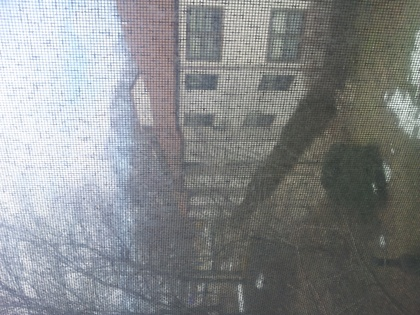
%> input picture IMG_20130228_124314.jpg, 420 x 315 px, shrunk from 3264 x 2448 before the run
$ octave --eval "result = test('IMG_20130228_124314.jpg');"   (GNU Octave 9; MATLAB toolbox functions it lacks are replaced by stand-ins)
%> lines starting %> are read from the running program, lines starting %| are printed output that depends on the picture
%> in test, Img is the input picture: size 315x420x3 uint8; mean R, G, B 134.3, 137, 138.2
### grayscale.m
%Author: Amod Mulay
%Notes: The commented part is the oriinal implementation using for loops
%however finally an inline implementation was used which gives a better performance
function gray = grayscale(Img);
Img_float = uint16(Img);
gray = uint16(zeros(size(Img_float,1),size(Img_float,2)));
% [11 lines of commented-out code are left out]

for i=1:size(Img_float,3)
    gray = gray + (Img_float(:,:,i));
end
%> this loop made 3 passes
%> pass 1, in grayscale, `gray = gray + (Img_float(:,:,i));`:
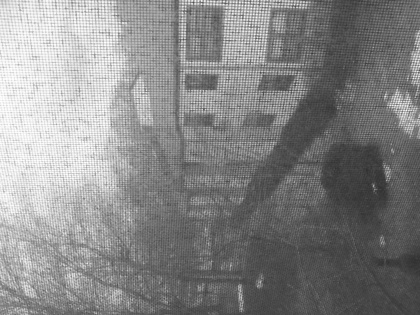
%> gray: size 315x420 uint16; min 48, max 255, mean 134.3
%> pass 2, in grayscale, `gray = gray + (Img_float(:,:,i));`:
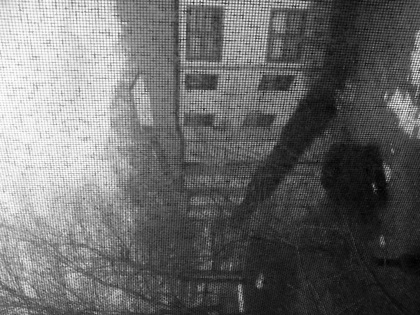
%> gray: size 315x420 uint16; min 100, max 510, mean 271.3; drawn with min black and max white
gray = gray/size(Img_float,3);

gray = uint8(gray);
%> gray: size 315x420 uint8

### dft2.m
function output_Mat = dft2(input_Mat)

M = size(input_Mat,1);
%> M = 10
N = size(input_Mat,2);
%> N = 10

output_Mat = zeros(size(input_Mat));
input_Mat = double(input_Mat);
KN = -2*sqrt(-1)*pi/N;
KM = -2*sqrt(-1)*pi/M;
%K = sqrt(1/(M*N));

for u=1:M
    for v=1:N
        output_Mat_temp = (zeros(size(input_Mat,1),1));
        for n=1:N
            theta = (KN*(v-1)*(n-1));
            output_Mat_temp =output_Mat_temp + input_Mat(:,n)*exp(theta);
        end
        for m=1:M
            theta = (KM*(u-1)*(m-1));
            output_Mat(u,v) =output_Mat(u,v) + output_Mat_temp(m)*exp(theta);
        end
    end
end

%output_Mat;
end

### idft2.m
function output_Mat = idft2(input_Mat)

M = size(input_Mat,1);
N = size(input_Mat,2);

output_Mat = zeros(size(input_Mat));
input_Mat = double(input_Mat);
KN = 2*sqrt(-1)*pi/N;
KM = 2*sqrt(-1)*pi/M;
K = (1/(M*N));
%> K = 0.01

for u=1:M
    for v=1:N
        output_Mat_temp = (zeros(size(input_Mat,1),1));
        for n=1:N
            theta = (KN*(v-1)*(n-1));
            output_Mat_temp = output_Mat_temp+input_Mat(:,n)*exp(theta);
        end
        for m=1:M
            theta = (KM*(u-1)*(m-1));
            output_Mat(u,v) = output_Mat(u,v)+output_Mat_temp(m)*exp(theta);
        end
    end
end

output_Mat = output_Mat*K;
end

### test.m
%pseudo function for testing code
function return_value = test(input_IMG);
Img = imread (input_IMG);
Img_gray = grayscale(Img);
input_Img = Img_gray;
return_value = 1;
radius=1;
input_Img = double(input_Img);

temp1 = input_Img(1:10,1:10);% fft(input_Img(1:10,1:10));
temp2 = idft2(dft2(input_Img(1:10,1:10)));
(temp1-temp2)./temp1 *100

$ run again, on IMG_20130228_124425.jpg
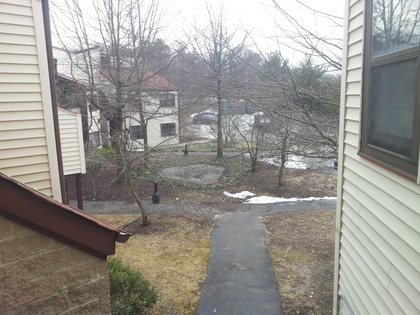
%> input picture IMG_20130228_124425.jpg, 420 x 315 px, shrunk from 3264 x 2448 before the run
%> in test, Img is the input picture: size 315x420x3 uint8; mean R, G, B 152, 149.5, 144
%> the loop in grayscale, `for i=1:size(Img_float,3)` made 3 passes
%> pass 1, in grayscale, `gray = gray + (Img_float(:,:,i));`:
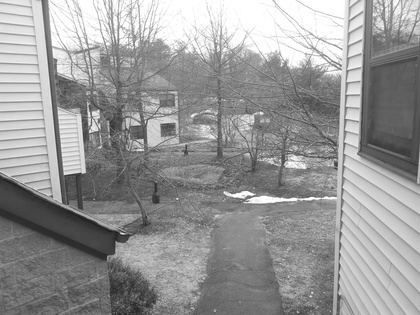
%> gray: size 315x420 uint16; min 30, max 255, mean 152
%> in grayscale, `gray = gray/size(Img_float,3);`:
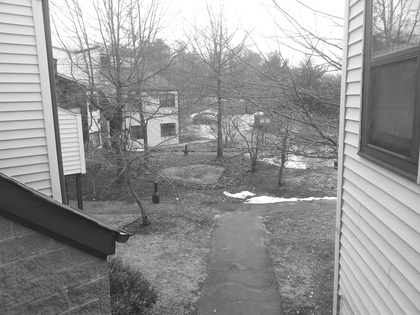
%> gray: size 315x420 uint16; min 26, max 255, mean 148.5

$ run again, on high_freq.png
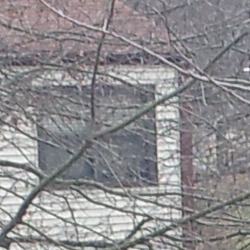
%> input picture high_freq.png, 250 x 250 px
%> in test, Img is the input picture: size 250x250x3 uint8; mean R, G, B 141.4, 139.7, 142.1
%> the loop in grayscale, `for i=1:size(Img_float,3)` made 3 passes
%> pass 2, in grayscale, `gray = gray + (Img_float(:,:,i));`:
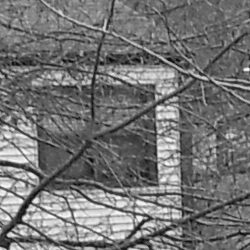
%> gray: size 250x250 uint16; min 94, max 507, mean 281.1; drawn with min black and max white
